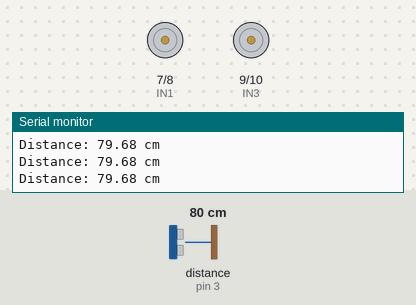
Bench run of a sketch on a simulated Arduino Uno, built with avr-gcc and run on an emulated ATmega328P. On the bench: motor-driver pin pairs drawn as motors (green arrow = first pin HIGH = forward, orange = second pin HIGH = backward, longer = more drive, scaled by the enable pin), the last lines printed to the serial monitor. Wiring (inferred from the names in the program): ultrasonic range finder: trigger pin 2; echo pin 3. The inputs (shaded band) are chosen by the test bench; at power-on: distance to the obstacle (sensor on pin 3) 80 cm. The echo pulse lasts 58.3 µs per cm.

Above: at 1.5 s.
1.6 s: distance to the obstacle (sensor on pin 3) set to 23 cm
3.1 s: distance to the obstacle (sensor on pin 3) set to 18 cm
At 4.5 s:
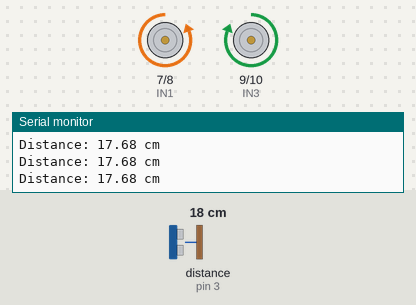
Timing chart, 0 to 6.1 s (numbered marks = the images above; inputs shaded):
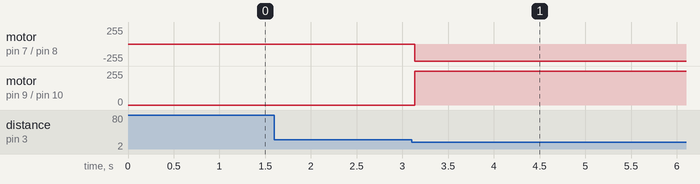

Measured:
- the behaviour switches between 21 and 20 cm on distance to the obstacle (sensor on pin 3) (found by bisection; images 0 and 1)
- after the input at 3.1 s, motor on pin 7 (IN1) / pin 8 (IN2): stopped → backward 255/255 at once; motor on pin 9 (IN3) / pin 10 (IN4): stopped → forward 255/255 at once

The sketch:

main.ino
```cpp
// =============================================================================
// obstacle_avoid_test.ino
// Arduino UNO Q + L298N + HC-SR04
//
// SUPERSEDED for motor bring-up: the L298N driver moved from the UNO Q to
// the XIAO ESP32-S3 (docs/COMPANION_ARCHITECTURE.md section 6.2, decided
// 2026-09-17). Use tests/xiao_motor_test/ to bring up the motors now - it
// targets the pins DustEBody actually drives and has a working PlatformIO
// target. The HC-SR04 half of this sketch lives on separately in
// firmware/DustESensorNode/ (UNO Q side). This file stays as a record of
// the earlier combined wiring.
//
// Behavior:
//   - If an object is closer than OBSTACLE_CM:
//       Robot spins in the opposite direction at FULL SPEED.
//   - If the path is clear:
//       Motors stop.
//
// Board:
//   Arduino UNO Q
//
// L298N:
//   ENA -> D5
//   ENB -> D6
//   IN1 -> D7
//   IN2 -> D8
//   IN3 -> D9
//   IN4 -> D10
//   GND -> UNO Q GND
//   +12V -> external motor supply
//
// HC-SR04:
//   TRIG -> D2
//   ECHO -> D3 through voltage divider
//   VCC  -> 5V
//   GND  -> GND
//
// IMPORTANT:
//   HC-SR04 ECHO is typically 5V.
//   Use a voltage divider before connecting ECHO to UNO Q D3.
//
// Full-speed PWM:
//   0   = stopped
//   128 = approximately 50%
//   255 = 100% PWM
// =============================================================================


const int ENA = 5;
const int ENB = 6;

const int IN1 = 7;
const int IN2 = 8;

const int IN3 = 9;
const int IN4 = 10;

const int TRIG_PIN = 2;
const int ECHO_PIN = 3;


// -----------------------------------------------------------------------------
// Settings
// -----------------------------------------------------------------------------

const float OBSTACLE_CM = 20.0;

// FULL SPEED
const int SPIN_DUTY = 255;

const unsigned long ECHO_TIMEOUT_US = 30000;


// -----------------------------------------------------------------------------
// LEFT MOTOR
// -----------------------------------------------------------------------------

void motorLeft(int speed, bool forward) {

    if (forward) {
        digitalWrite(IN1, HIGH);
        digitalWrite(IN2, LOW);
    }
    else {
        digitalWrite(IN1, LOW);
        digitalWrite(IN2, HIGH);
    }

    analogWrite(ENA, speed);
}


// -----------------------------------------------------------------------------
// RIGHT MOTOR
// -----------------------------------------------------------------------------

void motorRight(int speed, bool forward) {

    if (forward) {
        digitalWrite(IN3, HIGH);
        digitalWrite(IN4, LOW);
    }
    else {
        digitalWrite(IN3, LOW);
        digitalWrite(IN4, HIGH);
    }

    analogWrite(ENB, speed);
}


// -----------------------------------------------------------------------------
// STOP BOTH MOTORS
// -----------------------------------------------------------------------------

void stopAll() {

    analogWrite(ENA, 0);
    analogWrite(ENB, 0);

    digitalWrite(IN1, LOW);
    digitalWrite(IN2, LOW);

    digitalWrite(IN3, LOW);
    digitalWrite(IN4, LOW);
}


// -----------------------------------------------------------------------------
// SPIN IN OPPOSITE DIRECTION
//
// Previous:
//   Left  = Forward
//   Right = Reverse
//
// Now:
//   Left  = Reverse
//   Right = Forward
//
// This reverses the direction of rotation.
// -----------------------------------------------------------------------------

void spinInPlace() {

    motorLeft(SPIN_DUTY, false);   // LEFT MOTOR REVERSE
    motorRight(SPIN_DUTY, true);   // RIGHT MOTOR FORWARD
}


// -----------------------------------------------------------------------------
// READ HC-SR04 DISTANCE
//
// Returns:
//   distance in cm
//   -1 if no echo is received
// -----------------------------------------------------------------------------

float readDistanceCm() {

    // Make sure trigger starts LOW
    digitalWrite(TRIG_PIN, LOW);
    delayMicroseconds(2);

    // 10 microsecond trigger pulse
    digitalWrite(TRIG_PIN, HIGH);
    delayMicroseconds(10);
    digitalWrite(TRIG_PIN, LOW);

    // Measure echo pulse
    unsigned long duration =
        pulseIn(ECHO_PIN, HIGH, ECHO_TIMEOUT_US);

    // No echo
    if (duration == 0) {
        return -1.0;
    }

    // Convert microseconds to centimeters
    float distance =
        duration * 0.0343f / 2.0f;

    return distance;
}


// -----------------------------------------------------------------------------
// SETUP
// -----------------------------------------------------------------------------

void setup() {

    Serial.begin(115200);

    delay(300);

    Serial.println();
    Serial.println("========================================");
    Serial.println(" UNO Q OBSTACLE AVOIDANCE TEST");
    Serial.println(" FULL-SPEED REVERSE SPIN");
    Serial.println("========================================");


    // Motor direction pins
    pinMode(IN1, OUTPUT);
    pinMode(IN2, OUTPUT);

    pinMode(IN3, OUTPUT);
    pinMode(IN4, OUTPUT);


    // Motor PWM pins
    pinMode(ENA, OUTPUT);
    pinMode(ENB, OUTPUT);


    // Ultrasonic
    pinMode(TRIG_PIN, OUTPUT);
    pinMode(ECHO_PIN, INPUT);

    digitalWrite(TRIG_PIN, LOW);


    // Start safely stopped
    stopAll();


    Serial.println("Setup complete.");
    Serial.println("Motor PWM = 255 (FULL SPEED)");
    Serial.println("Obstacle threshold = 20 cm");
    Serial.println();
}


// -----------------------------------------------------------------------------
// MAIN LOOP
// -----------------------------------------------------------------------------

bool spinning = false;


void loop() {

    float distance = readDistanceCm();


    // -------------------------------------------------------------------------
    // Display distance
    // -------------------------------------------------------------------------

    if (distance < 0) {

        Serial.println(
            "Distance: OUT OF RANGE / NO ECHO"
        );

    }
    else {

        Serial.print("Distance: ");
        Serial.print(distance);
        Serial.println(" cm");
    }


    // -------------------------------------------------------------------------
    // Determine whether obstacle exists
    // -------------------------------------------------------------------------

    bool blocked =
        (distance > 0 && distance < OBSTACLE_CM);


    // -------------------------------------------------------------------------
    // State change
    // -------------------------------------------------------------------------

    if (blocked && !spinning) {

        Serial.println(
            ">>> OBSTACLE DETECTED!"
        );

        Serial.println(
            ">>> SPINNING OPPOSITE DIRECTION"
        );

        Serial.println(
            ">>> MOTOR SPEED = 255 / FULL SPEED"
        );

        spinning = true;
    }


    else if (!blocked && spinning) {

        Serial.println(
            ">>> PATH CLEAR"
        );

        Serial.println(
            ">>> STOPPING MOTORS"
        );

        spinning = false;
    }


    // -------------------------------------------------------------------------
    // Motor control
    // -------------------------------------------------------------------------

    if (spinning) {

        spinInPlace();

    }
    else {

        stopAll();
    }


    // Small delay between ultrasonic measurements
    delay(60);
}
```
